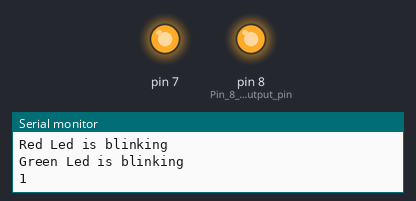
Simulated run of this sketch. Board: Arduino Uno, built with avr-gcc and run on an emulated ATmega328P. Parts: output pins drawn as LEDs (lit = HIGH), the last lines printed to the serial monitor.

Above: at 1.5 s.
At 3.7 s:
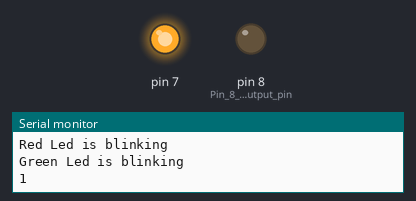
At 5.2 s:
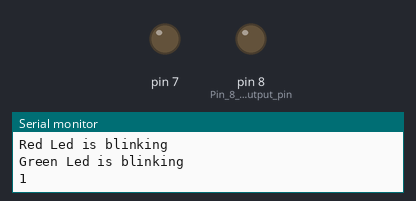
At 7.5 s:
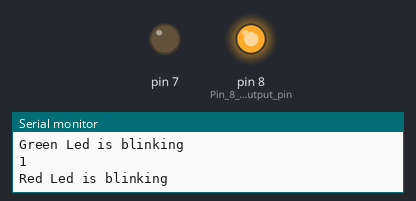
Timing chart, 0 to 11.7 s (numbered marks = the images above):
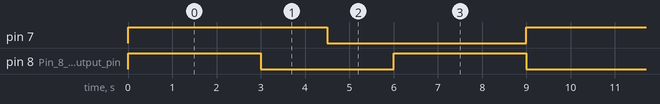

The sketch:

sketch2.ino
```cpp
#include <Arduino_FreeRTOS.h> // Header file to include the RTOS and will load the code to be burned on the chip.

void TaskBlinkRed( void *pvParameters ); // task 1 to blink the RED led // it will use port 8 as the output port
void TaskBlinkGreen( void *pvParameters ); // task 2 to blink the Green led // it will use port 7 as the output port
void Taskprint( void *pvParameters );  // task to print on the serial console

void setup()


{
  // initialize serial communication at 9600 bits per second:
  Serial.begin(9600);
  //Low priority numbers denote low priority tasks
//   BaseType_t xTaskCreate(    TaskFunction_t pvTaskCode,
//                            const char * const pcName,
//                            configSTACK_DEPTH_TYPE usStackDepth,
//                            void *pvParameters,
//                            UBaseType_t uxPriority,
//                            TaskHandle_t *pxCreatedTask
//                          );


  xTaskCreate(TaskBlinkRed,
              "redled", // string to provide the name
              128,      // stack size in word //arduino Word_size=8bit 128 Bytes
              NULL,     // NO parameter is passed so its value is NULL.
              1,        //  Task priority
              NULL );   //  Way to task handle
  //lowest priority task

  xTaskCreate(TaskBlinkGreen, "greenled", 128, NULL, 1, NULL ); // //2nd highest priority

  xTaskCreate(Taskprint, "print", 128, NULL , 1, NULL ); //highest priority

  vTaskStartScheduler(); // this will start the scheduler
  // Now its the responsibility of the Kernel to run the process
}

void loop()
{
}


void TaskBlinkRed(void *pvParameters)   // first task to create the led blink at port 8 // assume the RED led
{
  pinMode(8, OUTPUT); // Pin 8 as the output pin
  while (1)
  {
    Serial.println("Red Led is blinking ");
    digitalWrite(8, HIGH);
    vTaskDelay( 200);
    digitalWrite(8, LOW);
    vTaskDelay( 200);
  }
}
void TaskBlinkGreen(void *pvParameters) // first task to create the led blink at port 7 // assume the Green led
{
  pinMode(7, OUTPUT);
  while (1)
  {
    Serial.println("Green Led is blinking  ");
    digitalWrite(7, HIGH);
    vTaskDelay( 300);
    digitalWrite(7, LOW);
    vTaskDelay( 300);
  }
}


void Taskprint(void *pvParameters)
{
  int counter = 0;
  while (1)
  {
    counter++;
    Serial.println(counter);
    vTaskDelay(500);
  }
}
```

Measured:
- by itself, pin 7: alternates HIGH for 4.5 s and LOW for 4.5 s
- by itself, pin 8 (Pin_8_as_the_output_pin): alternates HIGH for 3.0 s and LOW for 3.0 s
